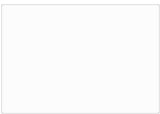
<?xml version="1.0" encoding="UTF-8"?>
<ui version="4.0">
 <class>GroupBoxGadget</class>
 <widget class="QGroupBox" name="GroupBoxGadget">
  <property name="geometry">
   <rect>
    <x>0</x>
    <y>0</y>
    <width>150</width>
    <height>114</height>
   </rect>
  </property>
  <property name="windowTitle">
   <string>GroupBox</string>
  </property>
  <property name="styleSheet">
   <string notr="true">.QGroupBox{
  background-color: transparent;
}</string>
  </property>
  <property name="flat">
   <bool>true</bool>
  </property>
  <layout class="QGridLayout" name="gridLayout">
   <item row="0" column="0">
    <widget class="QPushButton" name="pushButtonClockwise">
     <property name="styleSheet">
      <string notr="true">QPushButton::pressed { 
	padding-left:6px;
	padding-top:6px;
}</string>
     </property>
     <property name="text">
      <string/>
     </property>
     <property name="icon">
      <iconset resource="GroupBoxGadget/GroupBoxGadget.qrc">
       <normaloff>:/rotate_clockwise.png</normaloff>:/rotate_clockwise.png</iconset>
     </property>
     <property name="iconSize">
      <size>
       <width>26</width>
       <height>26</height>
      </size>
     </property>
     <property name="autoRepeat">
      <bool>true</bool>
     </property>
     <property name="flat">
      <bool>true</bool>
     </property>
    </widget>
   </item>
   <item row="0" column="1">
    <widget class="QPushButton" name="pushButtonUp">
     <property name="styleSheet">
      <string notr="true">QPushButton::pressed { 
	padding-left:6px;
	padding-top:6px;
}</string>
     </property>
     <property name="text">
      <string/>
     </property>
     <property name="icon">
      <iconset resource="GroupBoxGadget/GroupBoxGadget.qrc">
       <normaloff>:/translate_up.png</normaloff>:/translate_up.png</iconset>
     </property>
     <property name="iconSize">
      <size>
       <width>26</width>
       <height>26</height>
      </size>
     </property>
     <property name="autoRepeat">
      <bool>true</bool>
     </property>
     <property name="flat">
      <bool>true</bool>
     </property>
    </widget>
   </item>
   <item row="0" column="2">
    <widget class="QPushButton" name="pushButtonAntiClockwise">
     <property name="styleSheet">
      <string notr="true">QPushButton::pressed { 
	padding-left:6px;
	padding-top:6px;
}</string>
     </property>
     <property name="text">
      <string/>
     </property>
     <property name="icon">
      <iconset resource="GroupBoxGadget/GroupBoxGadget.qrc">
       <normaloff>:/rotate_anti_clockwise.png</normaloff>:/rotate_anti_clockwise.png</iconset>
     </property>
     <property name="iconSize">
      <size>
       <width>26</width>
       <height>26</height>
      </size>
     </property>
     <property name="autoRepeat">
      <bool>true</bool>
     </property>
     <property name="flat">
      <bool>true</bool>
     </property>
    </widget>
   </item>
   <item row="1" column="0">
    <widget class="QPushButton" name="pushButtonLeft">
     <property name="styleSheet">
      <string notr="true">QPushButton::pressed { 
	padding-left:6px;
	padding-top:6px;
}</string>
     </property>
     <property name="text">
      <string/>
     </property>
     <property name="icon">
      <iconset resource="GroupBoxGadget/GroupBoxGadget.qrc">
       <normaloff>:/translate_left.png</normaloff>:/translate_left.png</iconset>
     </property>
     <property name="iconSize">
      <size>
       <width>26</width>
       <height>26</height>
      </size>
     </property>
     <property name="autoRepeat">
      <bool>true</bool>
     </property>
     <property name="flat">
      <bool>true</bool>
     </property>
    </widget>
   </item>
   <item row="1" column="1">
    <widget class="QPushButton" name="pushButtonDown">
     <property name="styleSheet">
      <string notr="true">QPushButton::pressed { 
	padding-left:6px;
	padding-top:6px;
}</string>
     </property>
     <property name="text">
      <string/>
     </property>
     <property name="icon">
      <iconset resource="GroupBoxGadget/GroupBoxGadget.qrc">
       <normaloff>:/translate_down.png</normaloff>:/translate_down.png</iconset>
     </property>
     <property name="iconSize">
      <size>
       <width>26</width>
       <height>26</height>
      </size>
     </property>
     <property name="autoRepeat">
      <bool>true</bool>
     </property>
     <property name="flat">
      <bool>true</bool>
     </property>
    </widget>
   </item>
   <item row="1" column="2">
    <widget class="QPushButton" name="pushButtonRight">
     <property name="styleSheet">
      <string notr="true">QPushButton::pressed { 
	padding-left:6px;
	padding-top:6px;
}</string>
     </property>
     <property name="text">
      <string/>
     </property>
     <property name="icon">
      <iconset resource="GroupBoxGadget/GroupBoxGadget.qrc">
       <normaloff>:/translate_right.png</normaloff>:/translate_right.png</iconset>
     </property>
     <property name="iconSize">
      <size>
       <width>26</width>
       <height>26</height>
      </size>
     </property>
     <property name="autoRepeat">
      <bool>true</bool>
     </property>
     <property name="flat">
      <bool>true</bool>
     </property>
    </widget>
   </item>
  </layout>
 </widget>
 <resources>
  <include location="GroupBoxGadget/GroupBoxGadget.qrc"/>
 </resources>
 <connections/>
</ui>
